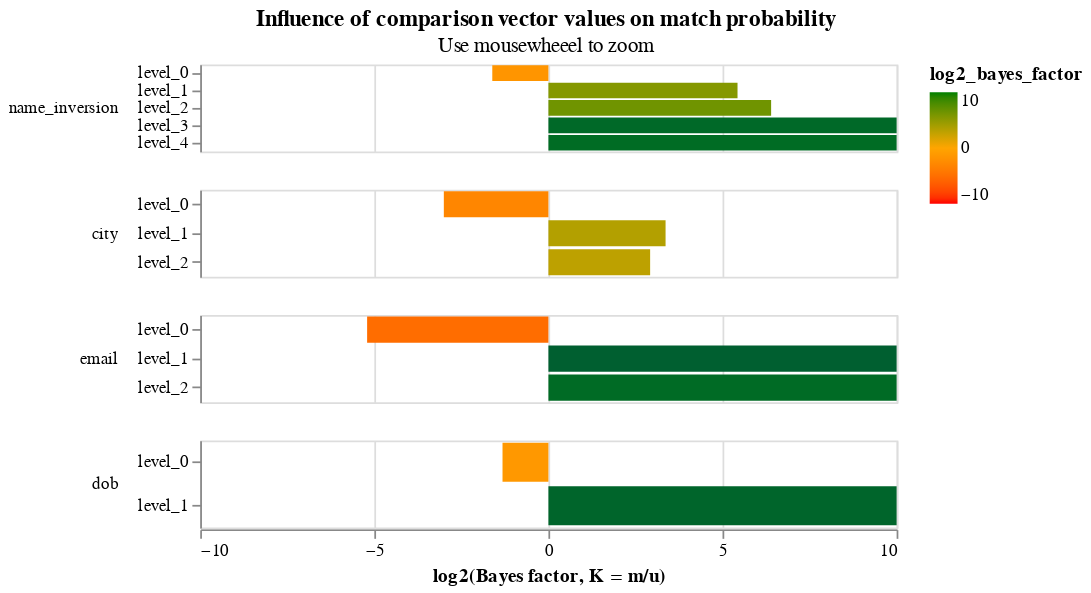

The cell this chart's notebook holds for it:
### Markdown cell above
An alternative representation of the parameters displays them in terms of the effect different values in the comparison vectors have on the match probability:

### Code cell
model.bayes_factor_chart()

### Figure 1 — Vega-Lite specification as saved in the notebook (floating-point values rounded to 4 significant figures)
{"$schema": "https://vega.github.io/schema/vega-lite/v4.json", "config": {"header": {"title": null}, "mark": {"tooltip": null}, "title": {"anchor": "middle"}, "view": {"continuousHeight": 300, "continuousWidth": 400, "height": 300, "width": 400}}, "data": {"name": "data-4bbfa4b0f9992b5697973f70606e4feb"}, "datasets": {"data-4bbfa4b0f9992b5697973f70606e4feb": [{"bayes_factor": 0.3272, "column_name": "name_inversion", "gamma_column_name": "gamma_name_inversion", "gamma_index": 0, "level_name": "level_0", "level_proportion": 0.99, "log2_bayes_factor": -1.612, "m_probability": 0.3251, "max_gamma_index": 4, "num_levels": 5, "u_probability": 0.9937}, {"bayes_factor": 43.14, "column_name": "name_inversion", "gamma_column_name": "gamma_name_inversion", "gamma_index": 1, "level_name": "level_1", "level_proportion": 0.00514, "log2_bayes_factor": 5.431, "m_probability": 0.18, "max_gamma_index": 4, "num_levels": 5, "u_probability": 0.004172}, {"bayes_factor": 84.21, "column_name": "name_inversion", "gamma_column_name": "gamma_name_inversion", "gamma_index": 2, "level_name": "level_2", "level_proportion": 0.003083, "log2_bayes_factor": 6.396, "m_probability": 0.178, "max_gamma_index": 4, "num_levels": 5, "u_probability": 0.002114}, {"bayes_factor": 10820.0, "column_name": "name_inversion", "gamma_column_name": "gamma_name_inversion", "gamma_index": 3, "level_name": "level_3", "level_proportion": 0.0008028, "log2_bayes_factor": 13.4, "m_probability": 0.1433, "max_gamma_index": 4, "num_levels": 5, "u_probability": 1.325e-05}, {"bayes_factor": 7866.0, "column_name": "name_inversion", "gamma_column_name": "gamma_name_inversion", "gamma_index": 4, "level_name": "level_4", "level_proportion": 0.0009782, "log2_bayes_factor": 12.94, "m_probability": 0.1736, "max_gamma_index": 4, "num_levels": 5, "u_probability": 2.207e-05}, {"bayes_factor": 0.1247, "column_name": "city", "gamma_column_name": "gamma_city", "gamma_index": 0, "level_name": "level_0", "level_proportion": 0.8858, "log2_bayes_factor": -3.004, "m_probability": 0.111, "max_gamma_index": 2, "num_levels": 3, "u_probability": 0.8901}, {"bayes_factor": 10.3, "column_name": "city", "gamma_column_name": "gamma_city", "gamma_index": 1, "level_name": "level_1", "level_proportion": 0.02174, "log2_bayes_factor": 3.365, "m_probability": 0.213, "max_gamma_index": 2, "num_levels": 3, "u_probability": 0.02068}, {"bayes_factor": 7.575, "column_name": "city", "gamma_column_name": "gamma_city", "gamma_index": 2, "level_name": "level_2", "level_proportion": 0.09247, "log2_bayes_factor": 2.921, "m_probability": 0.676, "max_gamma_index": 2, "num_levels": 3, "u_probability": 0.08924}, {"bayes_factor": 0.02708, "column_name": "email", "gamma_column_name": "gamma_email", "gamma_index": 0, "level_name": "level_0", "level_proportion": 0.9946, "log2_bayes_factor": -5.207, "m_probability": 0.02708, "max_gamma_index": 2, "num_levels": 3, "u_probability": 0.9999}, {"bayes_factor": 26190.0, "column_name": "email", "gamma_column_name": "gamma_email", "gamma_index": 1, "level_name": "level_1", "level_proportion": 0.001802, "log2_bayes_factor": 14.68, "m_probability": 0.3248, "max_gamma_index": 2, "num_levels": 3, "u_probability": 1.24e-05}, {"bayes_factor": 8538.0, "column_name": "email", "gamma_column_name": "gamma_email", "gamma_index": 2, "level_name": "level_2", "level_proportion": 0.003646, "log2_bayes_factor": 13.06, "m_probability": 0.6481, "max_gamma_index": 2, "num_levels": 3, "u_probability": 7.591e-05}, {"bayes_factor": 0.4011, "column_name": "dob", "gamma_column_name": "gamma_dob", "gamma_index": 0, "level_name": "level_0", "level_proportion": 0.9967, "log2_bayes_factor": -1.318, "m_probability": 0.401, "max_gamma_index": 1, "num_levels": 2, "u_probability": 1.0}, {"bayes_factor": 14970.0, "column_name": "dob", "gamma_column_name": "gamma_dob", "gamma_index": 1, "level_name": "level_1", "level_proportion": 0.003339, "log2_bayes_factor": 13.87, "m_probability": 0.599, "max_gamma_index": 1, "num_levels": 2, "u_probability": 4.001e-05}]}, "encoding": {"color": {"field": "log2_bayes_factor", "scale": {"domain": [-10, 0, 10], "range": ["red", "orange", "green"]}, "type": "quantitative"}, "row": {"field": "column_name", "header": {"labelAlign": "left", "labelAnchor": "middle", "labelAngle": 0}, "sort": {"field": "gamma_index"}, "type": "nominal"}, "tooltip": [{"field": "column_name", "type": "nominal"}, {"field": "level_name", "type": "ordinal"}, {"field": "m_probability", "format": ".4f", "type": "quantitative"}, {"field": "bayes_factor", "format": ".4f", "type": "quantitative"}, {"field": "level_proportion", "format": ".2%", "title": "Percentage of record comparisons in this level", "type": "nominal"}, {"field": "log2_bayes_factor", "format": ".4f", "title": "log2(Bayes factor, K = m/u)", "type": "quantitative"}], "x": {"axis": {"title": "log2(Bayes factor, K = m/u)", "values": [-10, -5, 0, 5, 10]}, "field": "log2_bayes_factor", "scale": {"domain": [-10, 10]}, "type": "quantitative"}, "y": {"axis": {"title": null}, "field": "level_name", "type": "nominal"}}, "height": 50, "mark": {"clip": true, "type": "bar"}, "resolve": {"scale": {"y": "independent"}}, "selection": {"selector076": {"bind": "scales", "encodings": ["x"], "type": "interval"}}, "title": {"subtitle": "Use mousewheeel to zoom", "text": "Influence of comparison vector values on match probability"}}
